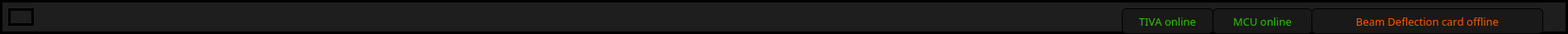
   <widget class="QFrame" name="frame">
    <property name="geometry">
     <rect>
      <x>0</x>
      <y>0</y>
      <width>1901</width>
      <height>41</height>
     </rect>
    </property>
    <property name="font">
     <font>
      <family>Montserrat</family>
      <pointsize>10</pointsize>
      <weight>50</weight>
      <italic>false</italic>
      <bold>false</bold>
      <kerning>false</kerning>
     </font>
    </property>
    <property name="styleSheet">
     <string notr="true">border: 3px solid rgb(0,0,0);
background-color: rgb(30,30,30);</string>
    </property>
    <property name="frameShape">
     <enum>QFrame::StyledPanel</enum>
    </property>
    <property name="frameShadow">
     <enum>QFrame::Raised</enum>
    </property>
    <widget class="QLabel" name="label_7">
     <property name="geometry">
      <rect>
       <x>10</x>
       <y>10</y>
       <width>31</width>
       <height>21</height>
      </rect>
     </property>
     <property name="font">
      <font>
       <family>Montserrat</family>
       <pointsize>10</pointsize>
       <weight>50</weight>
       <italic>false</italic>
       <bold>false</bold>
       <kerning>false</kerning>
      </font>
     </property>
     <property name="text">
      <string/>
     </property>
    </widget>
    <widget class="QLabel" name="label_12">
     <property name="geometry">
      <rect>
       <x>1590</x>
       <y>10</y>
       <width>281</width>
       <height>31</height>
      </rect>
     </property>
     <property name="font">
      <font>
       <family>Montserrat</family>
       <pointsize>10</pointsize>
       <weight>50</weight>
       <italic>false</italic>
       <bold>false</bold>
       <kerning>false</kerning>
      </font>
     </property>
     <property name="styleSheet">
      <string notr="true">border:1px solid rgb(0,0,0);
border-radius:5px;
color: rgb(250, 90, 0);
background-color: rgb(25, 25, 25);</string>
     </property>
     <property name="text">
      <string>Beam Deflection card offline</string>
     </property>
     <property name="alignment">
      <set>Qt::AlignCenter</set>
     </property>
    </widget>
    <widget class="QLabel" name="label_11">
     <property name="geometry">
      <rect>
       <x>1470</x>
       <y>10</y>
       <width>121</width>
       <height>31</height>
      </rect>
     </property>
     <property name="font">
      <font>
       <family>Montserrat</family>
       <pointsize>10</pointsize>
       <weight>50</weight>
       <italic>false</italic>
       <bold>false</bold>
       <kerning>false</kerning>
      </font>
     </property>
     <property name="styleSheet">
      <string notr="true">border:1px solid rgb(0,0,0);
border-radius:5px;
color: rgb(40, 200, 0);
background-color: rgb(25, 25, 25);</string>
     </property>
     <property name="text">
      <string>MCU online</string>
     </property>
     <property name="alignment">
      <set>Qt::AlignCenter</set>
     </property>
    </widget>
    <widget class="QLabel" name="label_10">
     <property name="geometry">
      <rect>
       <x>1360</x>
       <y>10</y>
       <width>111</width>
       <height>31</height>
      </rect>
     </property>
     <property name="font">
      <font>
       <family>Montserrat</family>
       <pointsize>10</pointsize>
       <weight>50</weight>
       <italic>false</italic>
       <bold>false</bold>
       <kerning>false</kerning>
      </font>
     </property>
     <property name="styleSheet">
      <string notr="true">border:1px solid rgb(0,0,0);
border-radius:5px;
color: rgb(40, 200, 0);
background-color: rgb(25, 25, 25);</string>
     </property>
     <property name="text">
      <string>TIVA online</string>
     </property>
     <property name="alignment">
      <set>Qt::AlignCenter</set>
     </property>
    </widget>
   </widget>
